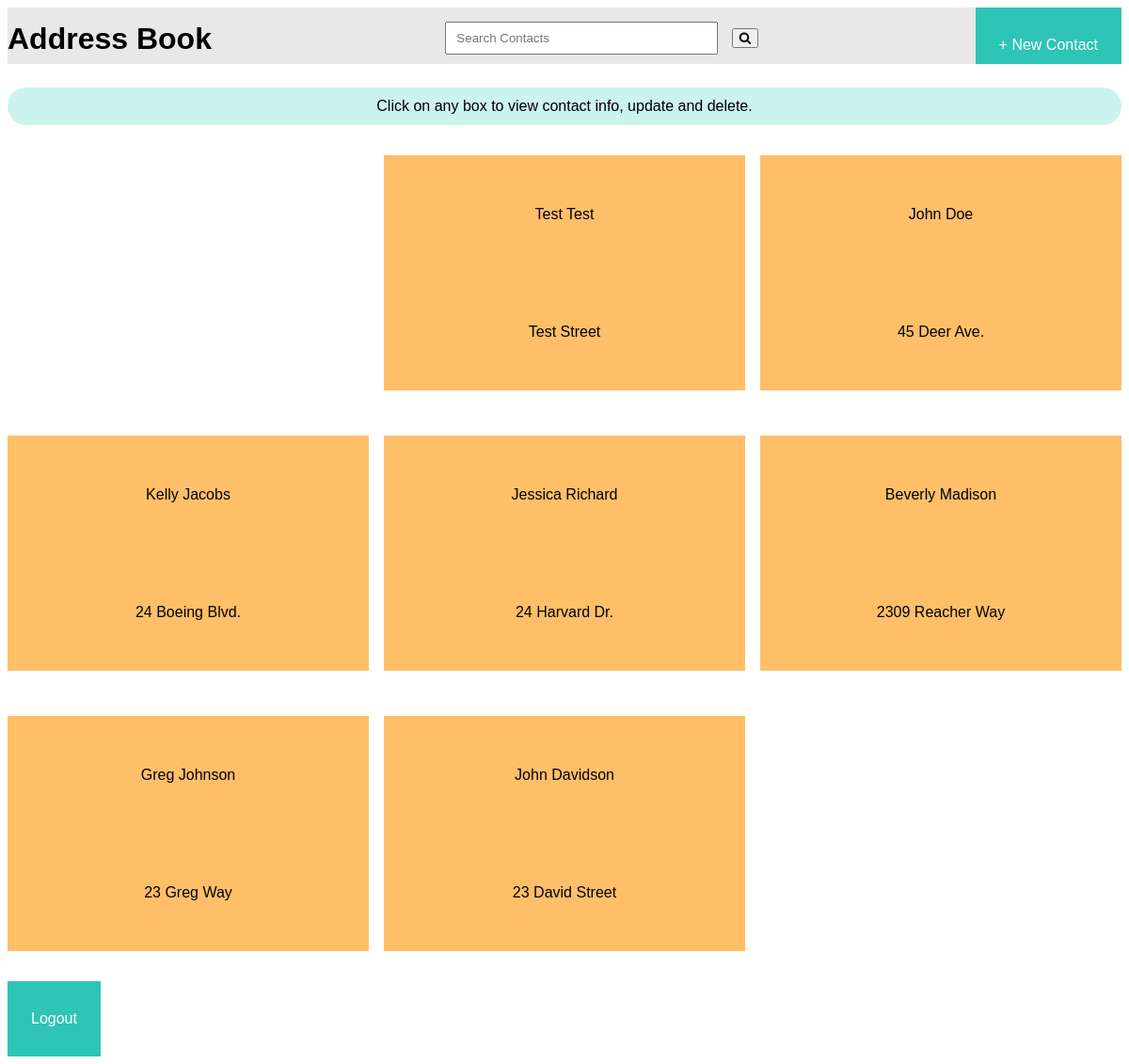
/, run on an earlier commit of the app's database.
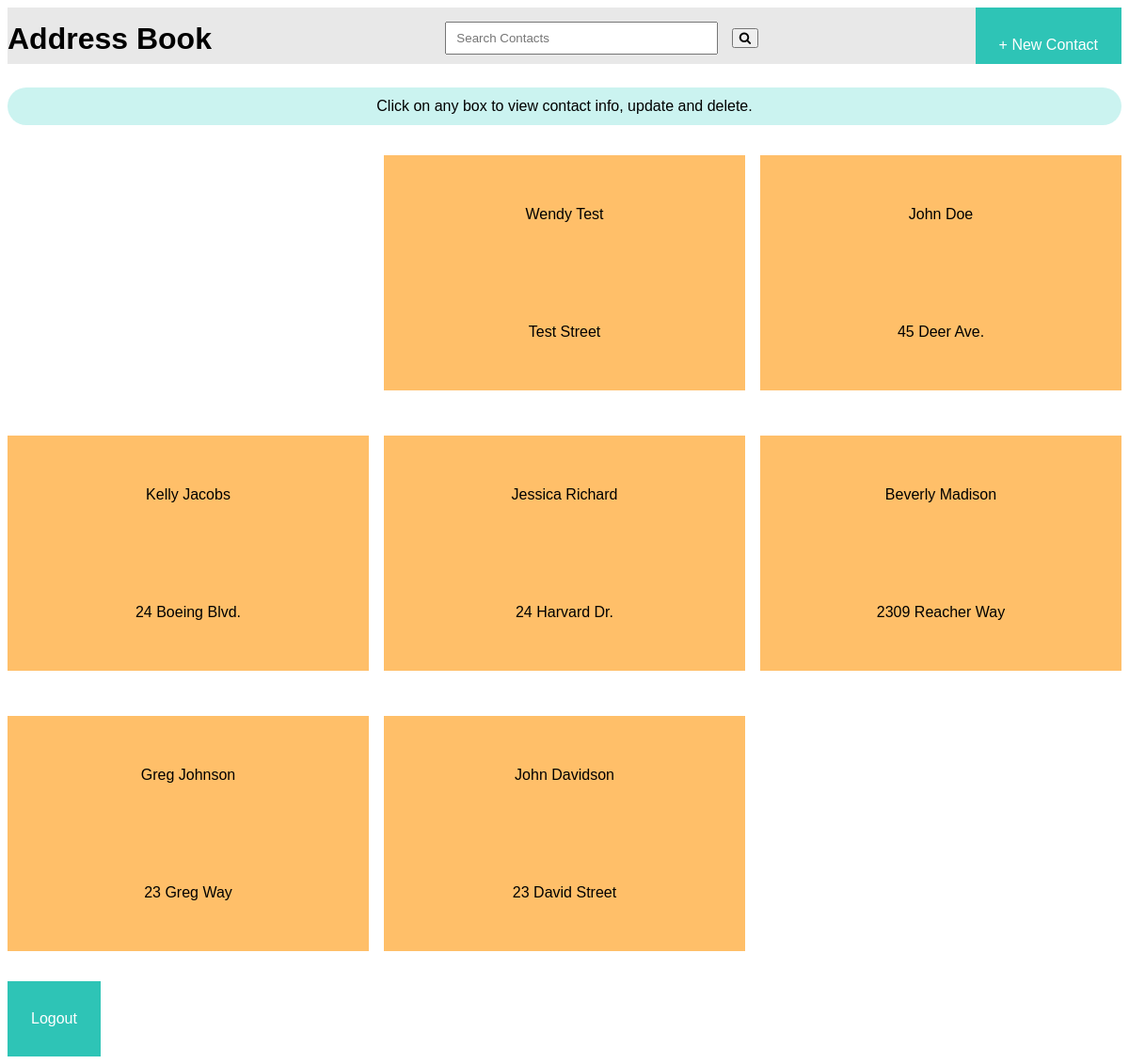
And on a later commit of the database.
### address/models.py (models this page shows, shortened)
class Contact(models.Model):
   firstName = models.CharField(max_length=500)
   lastName = models.CharField(max_length=500)
   phoneNumber = models.IntegerField(max_length=10)
   emailAddress = models.EmailField(max_length=500)
   streetAddress = models.CharField(max_length=150)

### address/views.py (the view)
# urls.py: path('', views.index, name='index'),
def index(request):
   contacts = Contact.objects.all()
   searchQuery = request.GET.get('search-area')
   if searchQuery:
      contacts = Contact.objects.filter(firstName__icontains=searchQuery)
   elif searchQuery:
      contacts = Contact.objects.filter(lastName_icontains=searchQuery)
   else:
      contacts = Contact.objects.all()
      searchQuery = ''
      html = 'No contacts found!'
   return render(request, 'index.html', {'contacts':contacts, 'searchQuery': searchQuery})

### templates/index.html (shortened to what this page needs)
<!DOCTYPE html>
{% load static %}
<html>
   <head>
      <link rel="stylesheet" href="{% static 'style.css' %}">
   </head>
   <body>
      <div class ="topHeader">
         <h1> Address Book </h1>
         <link rel="stylesheet" href="https://cdnjs.cloudflare.com/ajax/libs/font-awesome/4.7.0/css/font-awesome.min.css">
         <form action="/" method="GET" class="search">
            <input type="search-name" placeholder="Search Contacts" name="search-area" value="{{searchQuery}}" class = "searchBar">
            <button type="submit"><i class="fa fa-search"></i></button>
         </form>
         <a href="{% url 'add-contact' %}" class="button"> + New Contact </a>
      </div>
      <div class = "message"> Click on any box to view contact info, update and delete. </div>
      <div class = "allContacts">
         <ul class = "address-book">
            <div class = "contactContainer">
            {% for contact in contacts %}
               <a href="{% url 'profile' contact.id %}" style="text-decoration: none;">
               <li>
                  <p class="contactBox">{{ contact.firstName | title }} {{ contact.lastName | title }}
                  <br>
                  {{ contact.streetAddress}} </p>
            {% empty %}
				<h3 style="color:black; text-align:center;"> No contacts, click button "Add Contact" to add! </h3>
            {% endfor %}
         </ul>
      </div>
      <div>
         <a href="{% url 'logout' %}" class="button" id = "logoutButton"> Logout </a>
      </div>
   </body>
</html>

What changed in the data, as far as the page shows it:
changed Contact "Test": firstName "Test" → "Wendy"
